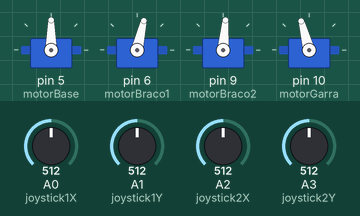
A sketch run on a simulated Arduino Uno, built with avr-gcc and run on an emulated ATmega328P. On the bench: 4 × servo. The inputs (shaded band) are chosen by the test bench; at power-on: A0 (joystick1X) = 512, A1 (joystick1Y) = 512, A2 (joystick2X) = 512, A3 (joystick2Y) = 512.

Above: at 1.2 s.
1.3 s: A0 (joystick1X) set to 716
At 1.9 s:
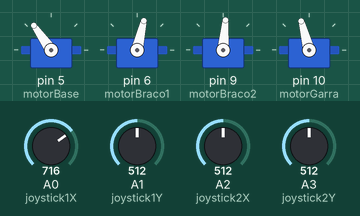
2.8 s: A1 (joystick1Y) set to 716
At 3.5 s:
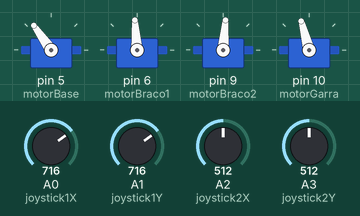
4.3 s: A2 (joystick2X) set to 306
At 5.2 s:
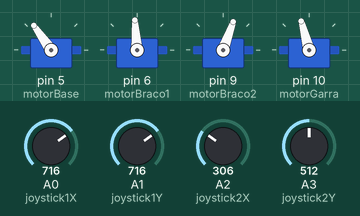
5.8 s: A3 (joystick2Y) set to 306
At 6.8 s:
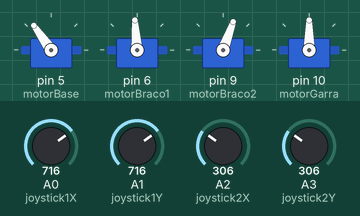
7.3 s: A0 (joystick1X) set to 992
At 8.5 s:
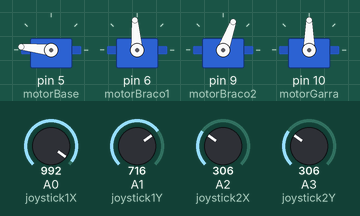
8.8 s: A1 (joystick1Y) set to 992
At 10.1 s:
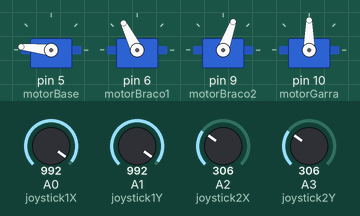
Timing chart, 0 to 11.3 s (numbered marks = the images above; inputs shaded):
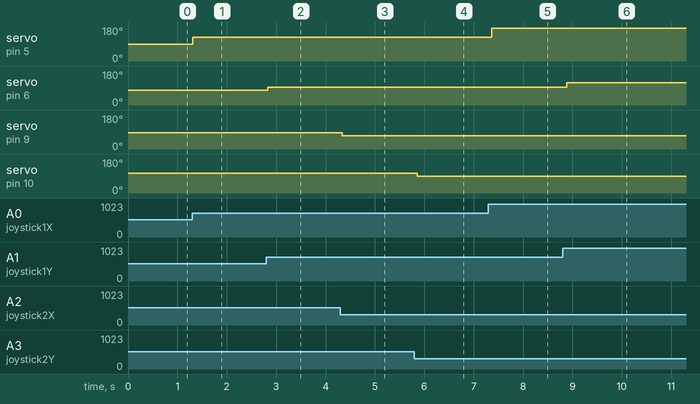

The sketch:

bracoRobotico.ino
```cpp
#include <Servo.h>
#define ANGULO_INICIAL_MOTOR 90

// --- Mapeamento dos Joysticks ---
#define joystick1X A0
#define joystick1Y A1
#define joystick2X A2
#define joystick2Y A3


// --- Mapeamento dos Servos ---
Servo motorBase;
Servo motorBraco1; //antigo m1
Servo motorBraco2; //antigo m2
Servo motorGarra;

// --- Inicializacao ---
void setup() {
  mapearPinosDosMotores();
  inicializarAngulosDosMotores();
  mapearJoystickComoInput();
}

// --- Loop Infinito ---
void loop() {

 moverBase();
 moverBraco1();
 moverBraco2();
 moverGarra();
 delay(100);

}

// --- Funcoes Auxiliares ---

// --- Mapear Pinos dos Servos Motores ---
void mapearPinosDosMotores(){
  motorBase.attach(5);
  motorBraco1.attach(6);
  motorBraco2.attach(9);
  motorGarra.attach(10);
}

// --- Inicializar Angulos iniciais dos Motores ---
void inicializarAngulosDosMotores(){
  motorBase.write(ANGULO_INICIAL_MOTOR);
  motorBraco1.write(ANGULO_INICIAL_MOTOR);
  motorBraco2.write(ANGULO_INICIAL_MOTOR);
  motorGarra.write(ANGULO_INICIAL_MOTOR);
}

// --- Mapear Pinos do Joystick como INPUT ---
void mapearJoystickComoInput(){
  pinMode(joystick1X, INPUT);
  pinMode(joystick1Y, INPUT);
  pinMode(joystick2X, INPUT);
  pinMode(joystick2Y, INPUT);
}

// --- Mover Baser ---
void moverBase(){
   int posX = analogRead(joystick1X);
  posX = map(posX, 0, 1023, 0, 180); //aqui a mágica acontece
  motorBase.write(posX);
}

// --- Mover Braco 1 ---
void moverBraco1(){
  int posY = analogRead(joystick1Y);
  posY = map(posY, 0, 1023, 35, 120); //aqui a mágica acontece
  motorBraco1.write(posY);
}

// --- Mover Braco 2 ---
void moverBraco2(){
  int posX = analogRead(joystick2X);
  posX = map(posX, 0, 1023, 50, 120); //aqui a mágica acontece
  motorBraco2.write(posX);
}

// --- Mover Garra ---
void moverGarra(){
  int posY = analogRead(joystick2Y);
  posY = map(posY, 0, 1023, 70, 140); //aqui a mágica acontece
  motorGarra.write(posY);
}
```

Measured:
- after the input at 1.3 s, servo on pin 5 (motorBase): 90° → 125° at once
- after the input at 2.8 s, servo on pin 6 (motorBraco1): 77° → 94° at once
- after the input at 4.3 s, servo on pin 9 (motorBraco2): 85° → 70° at once
- after the input at 5.8 s, servo on pin 10 (motorGarra): 105° → 90° after 0.06 s
- after the input at 7.3 s, servo on pin 5 (motorBase): 125° → 174° after 0.07 s
- after the input at 8.8 s, servo on pin 6 (motorBraco1): 94° → 117° after 0.08 s
